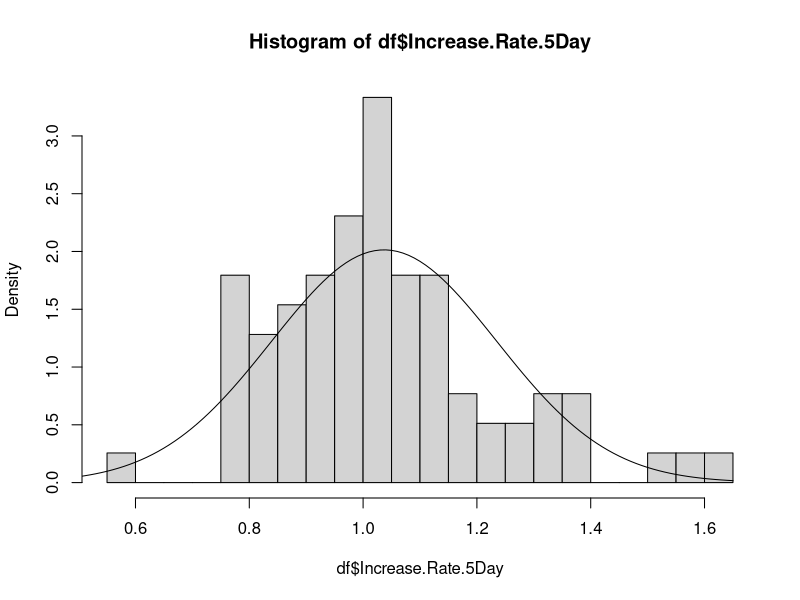

Source code (R):
## ---- chunk 1
setwd("/Users/ewenwang/Dropbox/Data Science/DMAIC/Case Study/Measure")

df = data.frame(read.csv("data.csv", header = T)[-c(1:4),-1])
str(df)
summary(df)
## ---- chunk 2
summary(df$Increase.Rate.5Day)
baseline = mean(df$Increase.Rate.5Day)
sd = sd(df$Increase.Rate.5Day)

hist(df$Increase.Rate.5Day, br = 30, freq = F)
x = seq(-0.65, 1.65, 0.01)
lines(x, dnorm(x, baseline, sd))

defect.value = quantile(df$Increase.Rate.5Day, 0.15)
baseline.defect = sum(df$Increase.Rate.5Day < defect.value)/sum(df$Increase.Rate.5Day)

goal = 1.10
goal.defect = pnorm(0.83, goal, sd)

improvement = (baseline.defect - goal.defect)/goal.defect
improvement
